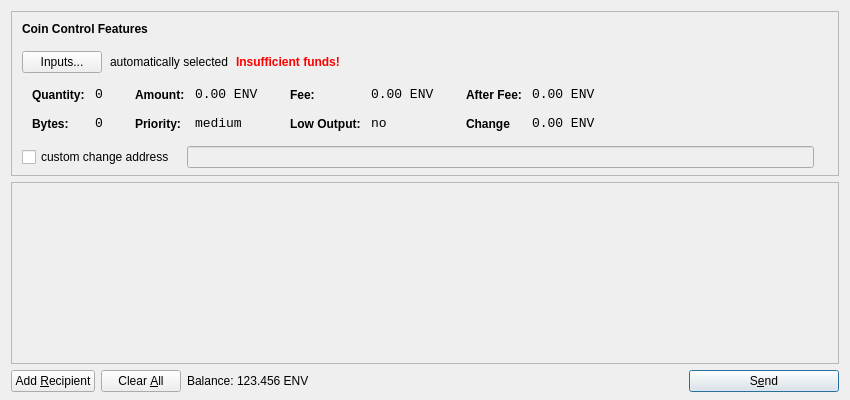
<?xml version="1.0" encoding="UTF-8"?>
<ui version="4.0">
 <class>SendCoinsDialog</class>
 <widget class="QDialog" name="SendCoinsDialog">
  <property name="geometry">
   <rect>
    <x>0</x>
    <y>0</y>
    <width>850</width>
    <height>400</height>
   </rect>
  </property>
  <property name="windowTitle">
   <string>Send Coins</string>
  </property>
  <layout class="QVBoxLayout" name="verticalLayout" stretch="0,1,0">
   <property name="bottomMargin">
    <number>8</number>
   </property>
   <item>
    <widget class="QFrame" name="frameCoinControl">
     <property name="sizePolicy">
      <sizepolicy hsizetype="Expanding" vsizetype="Expanding">
       <horstretch>0</horstretch>
       <verstretch>0</verstretch>
      </sizepolicy>
     </property>
     <property name="maximumSize">
      <size>
       <width>16777215</width>
       <height>16777215</height>
      </size>
     </property>
     <property name="frameShape">
      <enum>QFrame::StyledPanel</enum>
     </property>
     <property name="frameShadow">
      <enum>QFrame::Sunken</enum>
     </property>
     <layout class="QVBoxLayout" name="verticalLayoutCoinControl2">
      <property name="spacing">
       <number>-1</number>
      </property>
      <property name="leftMargin">
       <number>0</number>
      </property>
      <property name="topMargin">
       <number>0</number>
      </property>
      <property name="rightMargin">
       <number>0</number>
      </property>
      <property name="bottomMargin">
       <number>6</number>
      </property>
      <item>
       <layout class="QVBoxLayout" name="verticalLayoutCoinControl" stretch="0,0,0,0,1">
        <property name="spacing">
         <number>0</number>
        </property>
        <property name="leftMargin">
         <number>10</number>
        </property>
        <property name="topMargin">
         <number>10</number>
        </property>
        <item>
         <layout class="QHBoxLayout" name="horizontalLayoutCoinControl1">
          <property name="bottomMargin">
           <number>15</number>
          </property>
          <item>
           <widget class="QLabel" name="labelCoinControlFeatures">
            <property name="sizePolicy">
             <sizepolicy hsizetype="Preferred" vsizetype="Maximum">
              <horstretch>0</horstretch>
              <verstretch>0</verstretch>
             </sizepolicy>
            </property>
            <property name="font">
             <font>
              <weight>75</weight>
              <bold>true</bold>
             </font>
            </property>
            <property name="styleSheet">
             <string notr="true">font-weight:bold;</string>
            </property>
            <property name="text">
             <string>Coin Control Features</string>
            </property>
           </widget>
          </item>
         </layout>
        </item>
        <item>
         <layout class="QHBoxLayout" name="horizontalLayoutCoinControl2" stretch="0,0,0,0">
          <property name="spacing">
           <number>8</number>
          </property>
          <property name="bottomMargin">
           <number>10</number>
          </property>
          <item>
           <widget class="QPushButton" name="pushButtonCoinControl">
            <property name="styleSheet">
             <string notr="true"/>
            </property>
            <property name="text">
             <string>Inputs...</string>
            </property>
           </widget>
          </item>
          <item>
           <widget class="QLabel" name="labelCoinControlAutomaticallySelected">
            <property name="text">
             <string>automatically selected</string>
            </property>
            <property name="margin">
             <number>5</number>
            </property>
           </widget>
          </item>
          <item>
           <widget class="QLabel" name="labelCoinControlInsuffFunds">
            <property name="font">
             <font>
              <weight>75</weight>
              <bold>true</bold>
             </font>
            </property>
            <property name="styleSheet">
             <string notr="true">color:red;font-weight:bold;</string>
            </property>
            <property name="text">
             <string>Insufficient funds!</string>
            </property>
            <property name="margin">
             <number>5</number>
            </property>
           </widget>
          </item>
          <item>
           <spacer name="horizontalSpacerCoinControl">
            <property name="orientation">
             <enum>Qt::Horizontal</enum>
            </property>
            <property name="sizeHint" stdset="0">
             <size>
              <width>40</width>
              <height>1</height>
             </size>
            </property>
           </spacer>
          </item>
         </layout>
        </item>
        <item>
         <widget class="QWidget" name="widgetCoinControl" native="true">
          <property name="sizePolicy">
           <sizepolicy hsizetype="Preferred" vsizetype="Preferred">
            <horstretch>0</horstretch>
            <verstretch>0</verstretch>
           </sizepolicy>
          </property>
          <property name="minimumSize">
           <size>
            <width>0</width>
            <height>0</height>
           </size>
          </property>
          <property name="styleSheet">
           <string notr="true"/>
          </property>
          <layout class="QHBoxLayout" name="horizontalLayoutCoinControl5">
           <property name="margin">
            <number>0</number>
           </property>
           <item>
            <layout class="QHBoxLayout" name="horizontalLayoutCoinControl3" stretch="0,0,0,1">
             <property name="spacing">
              <number>20</number>
             </property>
             <property name="topMargin">
              <number>0</number>
             </property>
             <property name="bottomMargin">
              <number>10</number>
             </property>
             <item>
              <layout class="QFormLayout" name="formLayoutCoinControl1">
               <property name="horizontalSpacing">
                <number>10</number>
               </property>
               <property name="verticalSpacing">
                <number>14</number>
               </property>
               <property name="leftMargin">
                <number>10</number>
               </property>
               <property name="topMargin">
                <number>4</number>
               </property>
               <property name="rightMargin">
                <number>6</number>
               </property>
               <item row="0" column="0">
                <widget class="QLabel" name="labelCoinControlQuantityText">
                 <property name="styleSheet">
                  <string notr="true">font-weight:bold;</string>
                 </property>
                 <property name="text">
                  <string>Quantity:</string>
                 </property>
                 <property name="margin">
                  <number>0</number>
                 </property>
                </widget>
               </item>
               <item row="0" column="1">
                <widget class="QLabel" name="labelCoinControlQuantity">
                 <property name="font">
                  <font>
                   <family>Monospace</family>
                   <pointsize>10</pointsize>
                  </font>
                 </property>
                 <property name="cursor">
                  <cursorShape>IBeamCursor</cursorShape>
                 </property>
                 <property name="contextMenuPolicy">
                  <enum>Qt::ActionsContextMenu</enum>
                 </property>
                 <property name="text">
                  <string>0</string>
                 </property>
                 <property name="margin">
                  <number>0</number>
                 </property>
                 <property name="textInteractionFlags">
                  <set>Qt::LinksAccessibleByMouse|Qt::TextSelectableByKeyboard|Qt::TextSelectableByMouse</set>
                 </property>
                </widget>
               </item>
               <item row="1" column="0">
                <widget class="QLabel" name="labelCoinControlBytesText">
                 <property name="styleSheet">
                  <string notr="true">font-weight:bold;</string>
                 </property>
                 <property name="text">
                  <string>Bytes:</string>
                 </property>
                </widget>
               </item>
               <item row="1" column="1">
                <widget class="QLabel" name="labelCoinControlBytes">
                 <property name="font">
                  <font>
                   <family>Monospace</family>
                   <pointsize>10</pointsize>
                  </font>
                 </property>
                 <property name="cursor">
                  <cursorShape>IBeamCursor</cursorShape>
                 </property>
                 <property name="contextMenuPolicy">
                  <enum>Qt::ActionsContextMenu</enum>
                 </property>
                 <property name="text">
                  <string>0</string>
                 </property>
                 <property name="textInteractionFlags">
                  <set>Qt::LinksAccessibleByMouse|Qt::TextSelectableByKeyboard|Qt::TextSelectableByMouse</set>
                 </property>
                </widget>
               </item>
              </layout>
             </item>
             <item>
              <layout class="QFormLayout" name="formLayoutCoinControl2">
               <property name="horizontalSpacing">
                <number>10</number>
               </property>
               <property name="verticalSpacing">
                <number>14</number>
               </property>
               <property name="leftMargin">
                <number>6</number>
               </property>
               <property name="topMargin">
                <number>4</number>
               </property>
               <property name="rightMargin">
                <number>6</number>
               </property>
               <item row="0" column="0">
                <widget class="QLabel" name="labelCoinControlAmountText">
                 <property name="styleSheet">
                  <string notr="true">font-weight:bold;</string>
                 </property>
                 <property name="text">
                  <string>Amount:</string>
                 </property>
                 <property name="margin">
                  <number>0</number>
                 </property>
                </widget>
               </item>
               <item row="0" column="1">
                <widget class="QLabel" name="labelCoinControlAmount">
                 <property name="font">
                  <font>
                   <family>Monospace</family>
                   <pointsize>10</pointsize>
                  </font>
                 </property>
                 <property name="cursor">
                  <cursorShape>IBeamCursor</cursorShape>
                 </property>
                 <property name="contextMenuPolicy">
                  <enum>Qt::ActionsContextMenu</enum>
                 </property>
                 <property name="text">
                  <string>0.00 ENV</string>
                 </property>
                 <property name="textInteractionFlags">
                  <set>Qt::LinksAccessibleByMouse|Qt::TextSelectableByKeyboard|Qt::TextSelectableByMouse</set>
                 </property>
                </widget>
               </item>
               <item row="1" column="0">
                <widget class="QLabel" name="labelCoinControlPriorityText">
                 <property name="styleSheet">
                  <string notr="true">font-weight:bold;</string>
                 </property>
                 <property name="text">
                  <string>Priority:</string>
                 </property>
                </widget>
               </item>
               <item row="1" column="1">
                <widget class="QLabel" name="labelCoinControlPriority">
                 <property name="font">
                  <font>
                   <family>Monospace</family>
                   <pointsize>10</pointsize>
                  </font>
                 </property>
                 <property name="cursor">
                  <cursorShape>IBeamCursor</cursorShape>
                 </property>
                 <property name="contextMenuPolicy">
                  <enum>Qt::ActionsContextMenu</enum>
                 </property>
                 <property name="text">
                  <string>medium</string>
                 </property>
                 <property name="textInteractionFlags">
                  <set>Qt::LinksAccessibleByMouse|Qt::TextSelectableByKeyboard|Qt::TextSelectableByMouse</set>
                 </property>
                </widget>
               </item>
              </layout>
             </item>
             <item>
              <layout class="QFormLayout" name="formLayoutCoinControl3">
               <property name="horizontalSpacing">
                <number>10</number>
               </property>
               <property name="verticalSpacing">
                <number>14</number>
               </property>
               <property name="leftMargin">
                <number>6</number>
               </property>
               <property name="topMargin">
                <number>4</number>
               </property>
               <property name="rightMargin">
                <number>6</number>
               </property>
               <item row="0" column="0">
                <widget class="QLabel" name="labelCoinControlFeeText">
                 <property name="styleSheet">
                  <string notr="true">font-weight:bold;</string>
                 </property>
                 <property name="text">
                  <string>Fee:</string>
                 </property>
                 <property name="margin">
                  <number>0</number>
                 </property>
                </widget>
               </item>
               <item row="0" column="1">
                <widget class="QLabel" name="labelCoinControlFee">
                 <property name="font">
                  <font>
                   <family>Monospace</family>
                   <pointsize>10</pointsize>
                  </font>
                 </property>
                 <property name="cursor">
                  <cursorShape>IBeamCursor</cursorShape>
                 </property>
                 <property name="contextMenuPolicy">
                  <enum>Qt::ActionsContextMenu</enum>
                 </property>
                 <property name="text">
                  <string>0.00 ENV</string>
                 </property>
                 <property name="textInteractionFlags">
                  <set>Qt::LinksAccessibleByMouse|Qt::TextSelectableByKeyboard|Qt::TextSelectableByMouse</set>
                 </property>
                </widget>
               </item>
               <item row="1" column="0">
                <widget class="QLabel" name="labelCoinControlLowOutputText">
                 <property name="styleSheet">
                  <string notr="true">font-weight:bold;</string>
                 </property>
                 <property name="text">
                  <string>Low Output:</string>
                 </property>
                </widget>
               </item>
               <item row="1" column="1">
                <widget class="QLabel" name="labelCoinControlLowOutput">
                 <property name="font">
                  <font>
                   <family>Monospace</family>
                   <pointsize>10</pointsize>
                  </font>
                 </property>
                 <property name="cursor">
                  <cursorShape>IBeamCursor</cursorShape>
                 </property>
                 <property name="contextMenuPolicy">
                  <enum>Qt::ActionsContextMenu</enum>
                 </property>
                 <property name="text">
                  <string>no</string>
                 </property>
                 <property name="textInteractionFlags">
                  <set>Qt::LinksAccessibleByMouse|Qt::TextSelectableByKeyboard|Qt::TextSelectableByMouse</set>
                 </property>
                </widget>
               </item>
              </layout>
             </item>
             <item>
              <layout class="QFormLayout" name="formLayoutCoinControl4">
               <property name="horizontalSpacing">
                <number>10</number>
               </property>
               <property name="verticalSpacing">
                <number>14</number>
               </property>
               <property name="leftMargin">
                <number>6</number>
               </property>
               <property name="topMargin">
                <number>4</number>
               </property>
               <property name="rightMargin">
                <number>6</number>
               </property>
               <item row="0" column="0">
                <widget class="QLabel" name="labelCoinControlAfterFeeText">
                 <property name="styleSheet">
                  <string notr="true">font-weight:bold;</string>
                 </property>
                 <property name="text">
                  <string>After Fee:</string>
                 </property>
                 <property name="margin">
                  <number>0</number>
                 </property>
                </widget>
               </item>
               <item row="0" column="1">
                <widget class="QLabel" name="labelCoinControlAfterFee">
                 <property name="font">
                  <font>
                   <family>Monospace</family>
                   <pointsize>10</pointsize>
                  </font>
                 </property>
                 <property name="cursor">
                  <cursorShape>IBeamCursor</cursorShape>
                 </property>
                 <property name="contextMenuPolicy">
                  <enum>Qt::ActionsContextMenu</enum>
                 </property>
                 <property name="text">
                  <string>0.00 ENV</string>
                 </property>
                 <property name="textInteractionFlags">
                  <set>Qt::LinksAccessibleByMouse|Qt::TextSelectableByKeyboard|Qt::TextSelectableByMouse</set>
                 </property>
                </widget>
               </item>
               <item row="1" column="0">
                <widget class="QLabel" name="labelCoinControlChangeText">
                 <property name="styleSheet">
                  <string notr="true">font-weight:bold;</string>
                 </property>
                 <property name="text">
                  <string>Change</string>
                 </property>
                </widget>
               </item>
               <item row="1" column="1">
                <widget class="QLabel" name="labelCoinControlChange">
                 <property name="font">
                  <font>
                   <family>Monospace</family>
                   <pointsize>10</pointsize>
                  </font>
                 </property>
                 <property name="cursor">
                  <cursorShape>IBeamCursor</cursorShape>
                 </property>
                 <property name="contextMenuPolicy">
                  <enum>Qt::ActionsContextMenu</enum>
                 </property>
                 <property name="text">
                  <string>0.00 ENV</string>
                 </property>
                 <property name="textInteractionFlags">
                  <set>Qt::LinksAccessibleByMouse|Qt::TextSelectableByKeyboard|Qt::TextSelectableByMouse</set>
                 </property>
                </widget>
               </item>
              </layout>
             </item>
            </layout>
           </item>
          </layout>
         </widget>
        </item>
        <item>
         <layout class="QHBoxLayout" name="horizontalLayoutCoinControl4" stretch="0,0,0">
          <property name="spacing">
           <number>12</number>
          </property>
          <property name="sizeConstraint">
           <enum>QLayout::SetDefaultConstraint</enum>
          </property>
          <property name="topMargin">
           <number>5</number>
          </property>
          <property name="rightMargin">
           <number>5</number>
          </property>
          <item>
           <widget class="QCheckBox" name="checkBoxCoinControlChange">
            <property name="text">
             <string>custom change address</string>
            </property>
           </widget>
          </item>
          <item>
           <widget class="QLineEdit" name="lineEditCoinControlChange">
            <property name="enabled">
             <bool>false</bool>
            </property>
            <property name="sizePolicy">
             <sizepolicy hsizetype="Expanding" vsizetype="Fixed">
              <horstretch>0</horstretch>
              <verstretch>0</verstretch>
             </sizepolicy>
            </property>
           </widget>
          </item>
          <item>
           <widget class="QLabel" name="labelCoinControlChangeLabel">
            <property name="sizePolicy">
             <sizepolicy hsizetype="Preferred" vsizetype="Expanding">
              <horstretch>0</horstretch>
              <verstretch>0</verstretch>
             </sizepolicy>
            </property>
            <property name="minimumSize">
             <size>
              <width>0</width>
              <height>0</height>
             </size>
            </property>
            <property name="text">
             <string/>
            </property>
            <property name="margin">
             <number>3</number>
            </property>
           </widget>
          </item>
         </layout>
        </item>
        <item>
         <spacer name="verticalSpacerCoinControl">
          <property name="orientation">
           <enum>Qt::Vertical</enum>
          </property>
          <property name="sizeHint" stdset="0">
           <size>
            <width>800</width>
            <height>1</height>
           </size>
          </property>
         </spacer>
        </item>
       </layout>
      </item>
     </layout>
    </widget>
   </item>
   <item>
    <widget class="QScrollArea" name="scrollArea">
     <property name="widgetResizable">
      <bool>true</bool>
     </property>
     <widget class="QWidget" name="scrollAreaWidgetContents">
      <property name="geometry">
       <rect>
        <x>0</x>
        <y>0</y>
        <width>830</width>
        <height>165</height>
       </rect>
      </property>
      <layout class="QVBoxLayout" name="verticalLayout_2">
       <property name="margin">
        <number>0</number>
       </property>
       <item>
        <layout class="QVBoxLayout" name="entries">
         <property name="spacing">
          <number>6</number>
         </property>
        </layout>
       </item>
       <item>
        <spacer name="verticalSpacer">
         <property name="orientation">
          <enum>Qt::Vertical</enum>
         </property>
         <property name="sizeHint" stdset="0">
          <size>
           <width>20</width>
           <height>40</height>
          </size>
         </property>
        </spacer>
       </item>
      </layout>
     </widget>
    </widget>
   </item>
   <item>
    <layout class="QHBoxLayout" name="horizontalLayout">
     <item>
      <widget class="QPushButton" name="addButton">
       <property name="toolTip">
        <string>Send to multiple recipients at once</string>
       </property>
       <property name="text">
        <string>Add &amp;Recipient</string>
       </property>
       <property name="icon">
        <iconset resource="../bitcoin.qrc">
         <normaloff>:/icons/add</normaloff>:/icons/add</iconset>
       </property>
       <property name="autoDefault">
        <bool>false</bool>
       </property>
      </widget>
     </item>
     <item>
      <widget class="QPushButton" name="clearButton">
       <property name="sizePolicy">
        <sizepolicy hsizetype="Minimum" vsizetype="Fixed">
         <horstretch>0</horstretch>
         <verstretch>0</verstretch>
        </sizepolicy>
       </property>
       <property name="toolTip">
        <string>Remove all transaction fields</string>
       </property>
       <property name="text">
        <string>Clear &amp;All</string>
       </property>
       <property name="icon">
        <iconset resource="../bitcoin.qrc">
         <normaloff>:/icons/remove</normaloff>:/icons/remove</iconset>
       </property>
       <property name="autoRepeatDelay">
        <number>300</number>
       </property>
       <property name="autoDefault">
        <bool>false</bool>
       </property>
      </widget>
     </item>
     <item>
      <layout class="QHBoxLayout" name="horizontalLayout_2">
       <property name="spacing">
        <number>3</number>
       </property>
       <item>
        <widget class="QLabel" name="label">
         <property name="sizePolicy">
          <sizepolicy hsizetype="Preferred" vsizetype="Fixed">
           <horstretch>0</horstretch>
           <verstretch>0</verstretch>
          </sizepolicy>
         </property>
         <property name="text">
          <string>Balance:</string>
         </property>
        </widget>
       </item>
       <item>
        <widget class="QLabel" name="labelBalance">
         <property name="sizePolicy">
          <sizepolicy hsizetype="Preferred" vsizetype="Fixed">
           <horstretch>0</horstretch>
           <verstretch>0</verstretch>
          </sizepolicy>
         </property>
         <property name="cursor">
          <cursorShape>IBeamCursor</cursorShape>
         </property>
         <property name="text">
          <string>123.456 ENV</string>
         </property>
         <property name="textInteractionFlags">
          <set>Qt::LinksAccessibleByMouse|Qt::TextSelectableByKeyboard|Qt::TextSelectableByMouse</set>
         </property>
        </widget>
       </item>
      </layout>
     </item>
     <item>
      <spacer name="horizontalSpacer">
       <property name="orientation">
        <enum>Qt::Horizontal</enum>
       </property>
       <property name="sizeHint" stdset="0">
        <size>
         <width>40</width>
         <height>20</height>
        </size>
       </property>
      </spacer>
     </item>
     <item>
      <widget class="QPushButton" name="sendButton">
       <property name="minimumSize">
        <size>
         <width>150</width>
         <height>0</height>
        </size>
       </property>
       <property name="toolTip">
        <string>Confirm the send action</string>
       </property>
       <property name="text">
        <string>S&amp;end</string>
       </property>
       <property name="icon">
        <iconset resource="../bitcoin.qrc">
         <normaloff>:/icons/send</normaloff>:/icons/send</iconset>
       </property>
       <property name="default">
        <bool>true</bool>
       </property>
      </widget>
     </item>
    </layout>
   </item>
  </layout>
 </widget>
 <resources>
  <include location="../bitcoin.qrc"/>
 </resources>
 <connections/>
</ui>
